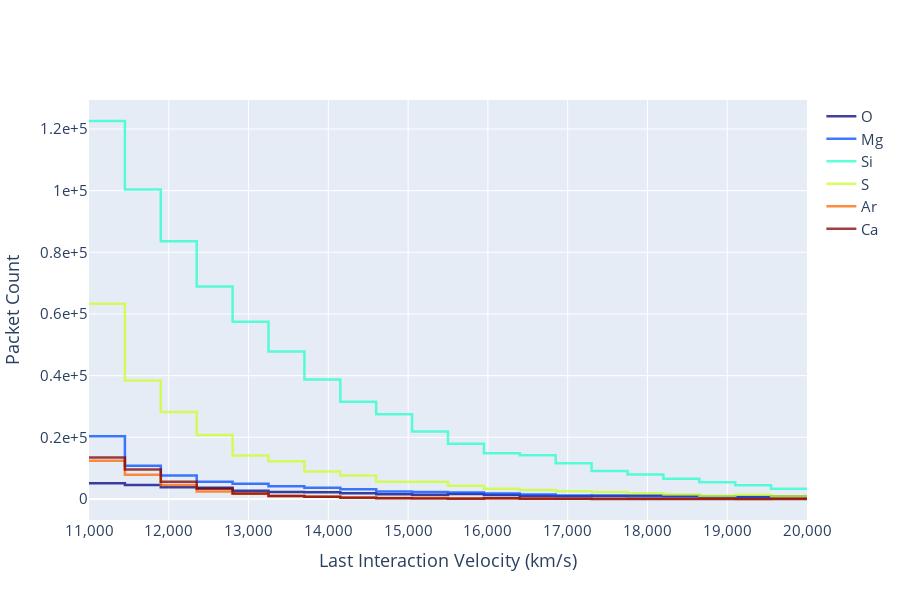

Notebook code for this chart:
### Markdown cell above
### Virtual packets mode
By default, a Last Interaction Velocity plot is produced for the virtual packet population of the simulation.

### Code cell
plotter.generate_plot_ply()
